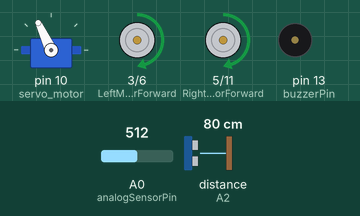
The sketch below on a simulated Arduino Uno, built with avr-gcc and run on an emulated ATmega328P. Parts: servo, motor-driver pin pairs drawn as motors (green arrow = first pin HIGH = forward, orange = second pin HIGH = backward, longer = more drive), buzzer (waves = sounding, pin HIGH). The inputs (shaded band) are chosen by the test bench; at power-on: distance to the obstacle (sensor on A2) 80 cm, A0 (analogSensorPin) = 512. The echo pulse lasts 58.3 µs per cm.

Above: at 3.5 s.
3.6 s: distance to the obstacle (sensor on A2) set to 47 cm
5.1 s: distance to the obstacle (sensor on A2) set to 44 cm
At 6.7 s:
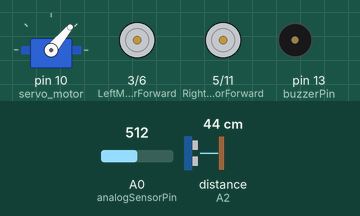
At 7.7 s:
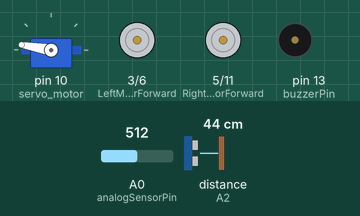
8.1 s: A0 (analogSensorPin) set to 209
At 8.6 s:
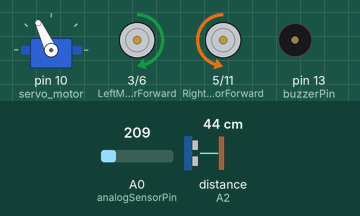
11.1 s: A0 (analogSensorPin) set to 188
12.8 s: distance to the obstacle (sensor on A2) set to 60 cm
Timing chart, 0 to 16.8 s (numbered marks = the images above; inputs shaded):
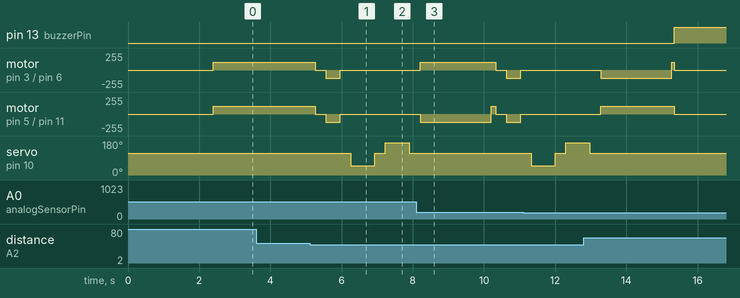

The sketch:

main.ino
```cpp
#include <Servo.h>          // Servo motor library
#include <NewPing.h>        // Ultrasonic sensor function library

// L298N control pins
const int LeftMotorForward = 3;
const int LeftMotorBackward = 6;
const int RightMotorForward = 5;
const int RightMotorBackward = 11;
const int buzzerPin = 13;   // Buzzer pin
const int analogSensorPin = A0;  // Analog sensor pin

// Ultrasonic sensor pins
#define trig_pin A1 // analog input 1
#define echo_pin A2 // analog input 2

#define maximum_distance 200
boolean goesForward = false;
int distance = 100;

// Define motor speed (PWM value: 0-255)
const int motorSpeed = 120;

NewPing sonar(trig_pin, echo_pin, maximum_distance); // sensor function
Servo servo_motor; // servo name

void setup() {
  // Initialize motor control pins
  pinMode(RightMotorForward, OUTPUT);
  pinMode(LeftMotorForward, OUTPUT);
  pinMode(LeftMotorBackward, OUTPUT);
  pinMode(RightMotorBackward, OUTPUT);

  // Initialize buzzer and analog sensor pins
  pinMode(buzzerPin, OUTPUT);
  pinMode(analogSensorPin, INPUT);

  // Attach the servo motor
  servo_motor.attach(10);

  // Center the servo
  servo_motor.write(115);
  delay(2000);

  // Initialize distance readings
  distance = readPing();
  delay(100);
  distance = readPing();
  delay(100);
}

void loop() {
  // Read the analog sensor value
  int sensorValue = analogRead(analogSensorPin);

  // If the sensor value is below 200, stop the bot and sound the buzzer for 5 seconds
  if (sensorValue < 200) {
    moveStop();
    digitalWrite(buzzerPin, HIGH);  // Turn on buzzer
    delay(5000);  // Buzzer on for 5 seconds
    digitalWrite(buzzerPin, LOW);   // Turn off buzzer
  } else {
    digitalWrite(buzzerPin, LOW);   // Ensure buzzer is off

    // Proceed with obstacle avoidance logic
    delay(50);

    if (distance <= 45) {
      moveStop();
      delay(300);
      moveBackward();
      delay(400);
      moveStop();
      delay(300);
      int distanceRight = lookRight();
      delay(300);
      int distanceLeft = lookLeft();
      delay(300);

      if (distanceRight >= distanceLeft) {
        turnRight();
      } else {
        turnLeft();
      }
    } else {
      moveForward();
    }

    // Continuously update distance
    distance = readPing();
  }
}

int lookRight() {
  servo_motor.write(50);
  delay(500);
  int distance = readPing();
  delay(100);
  servo_motor.write(115);  // Center the servo back
  return distance;
}

int lookLeft() {
  servo_motor.write(170);
  delay(500);
  int distance = readPing();
  delay(100);
  servo_motor.write(115);  // Center the servo back
  return distance;
}

int readPing() {
  delay(70);
  int cm = sonar.ping_cm();
  if (cm == 0) {
    cm = 250;  // If no reading, return max distance
  }
  return cm;
}

void moveStop() {
  analogWrite(RightMotorForward, 0);
  analogWrite(LeftMotorForward, 0);
  analogWrite(RightMotorBackward, 0);
  analogWrite(LeftMotorBackward, 0);
}

void moveForward() {
  if (!goesForward) {
    goesForward = true;
    analogWrite(LeftMotorForward, motorSpeed);
    analogWrite(RightMotorForward, motorSpeed);
    analogWrite(LeftMotorBackward, 0);
    analogWrite(RightMotorBackward, 0);
  }
}

void moveBackward() {
  goesForward = false;
  analogWrite(LeftMotorBackward, motorSpeed);
  analogWrite(RightMotorBackward, motorSpeed);
  analogWrite(LeftMotorForward, 0);
  analogWrite(RightMotorForward, 0);
}

void turnRight() {
  analogWrite(LeftMotorForward, motorSpeed);
  analogWrite(RightMotorBackward, motorSpeed);
  analogWrite(LeftMotorBackward, 0);
  analogWrite(RightMotorForward, 0);
  delay(2000);
  moveForward();  // Move forward after turning
}

void turnLeft() {
  analogWrite(LeftMotorBackward, motorSpeed);
  analogWrite(RightMotorForward, motorSpeed);
  analogWrite(LeftMotorForward, 0);
  analogWrite(RightMotorBackward, 0);
  delay(2000);
  moveForward();  // Move forward after turning
}
```

Measured:
- the behaviour switches between 45 and 44 cm on distance to the obstacle (sensor on A2) (found by bisection; images 0 and 1)
- after the input at 3.6 s, every drawn part: stays the same
- after the input at 5.1 s, motor on pin 3 (LeftMotorForward) / pin 6 (LeftMotorBackward), motor on pin 5 (RightMotorForward) / pin 11 (RightMotorBackward): forward 120/255 → stopped after 0.16 s, → backward 120/255 0.30 s later, → stopped 0.40 s later
